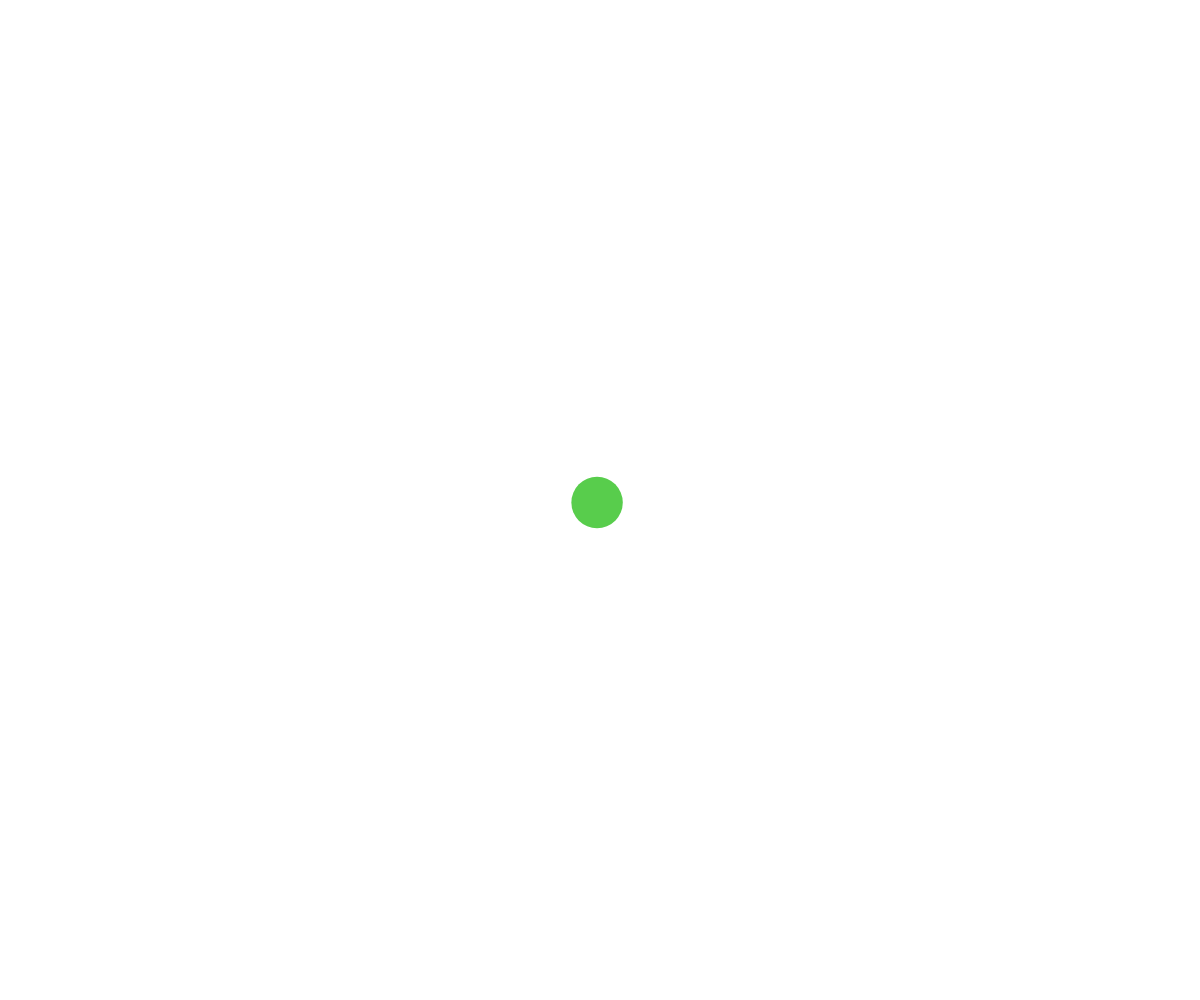
Frame 1 (no input)
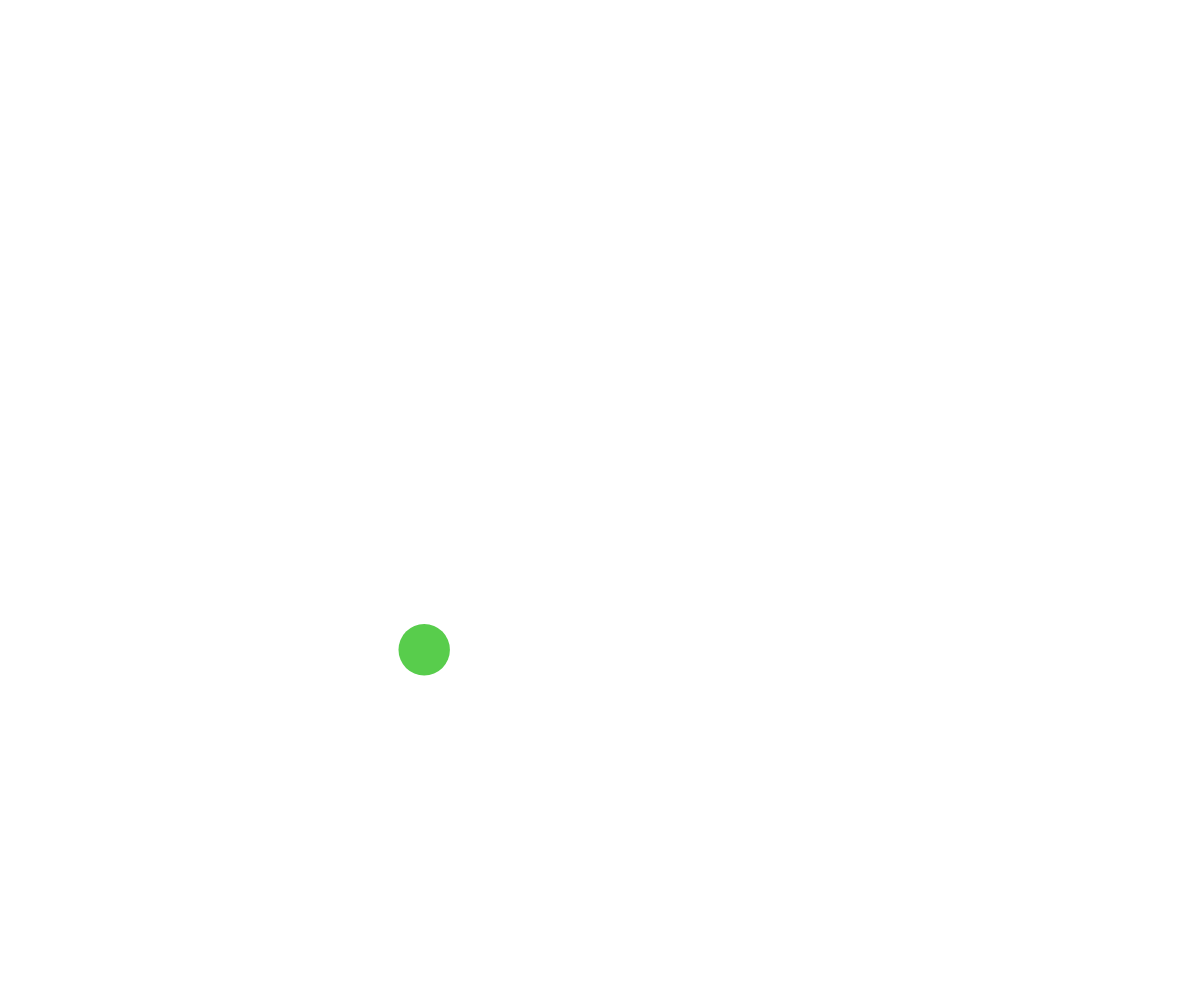
Frame 60 (no input)
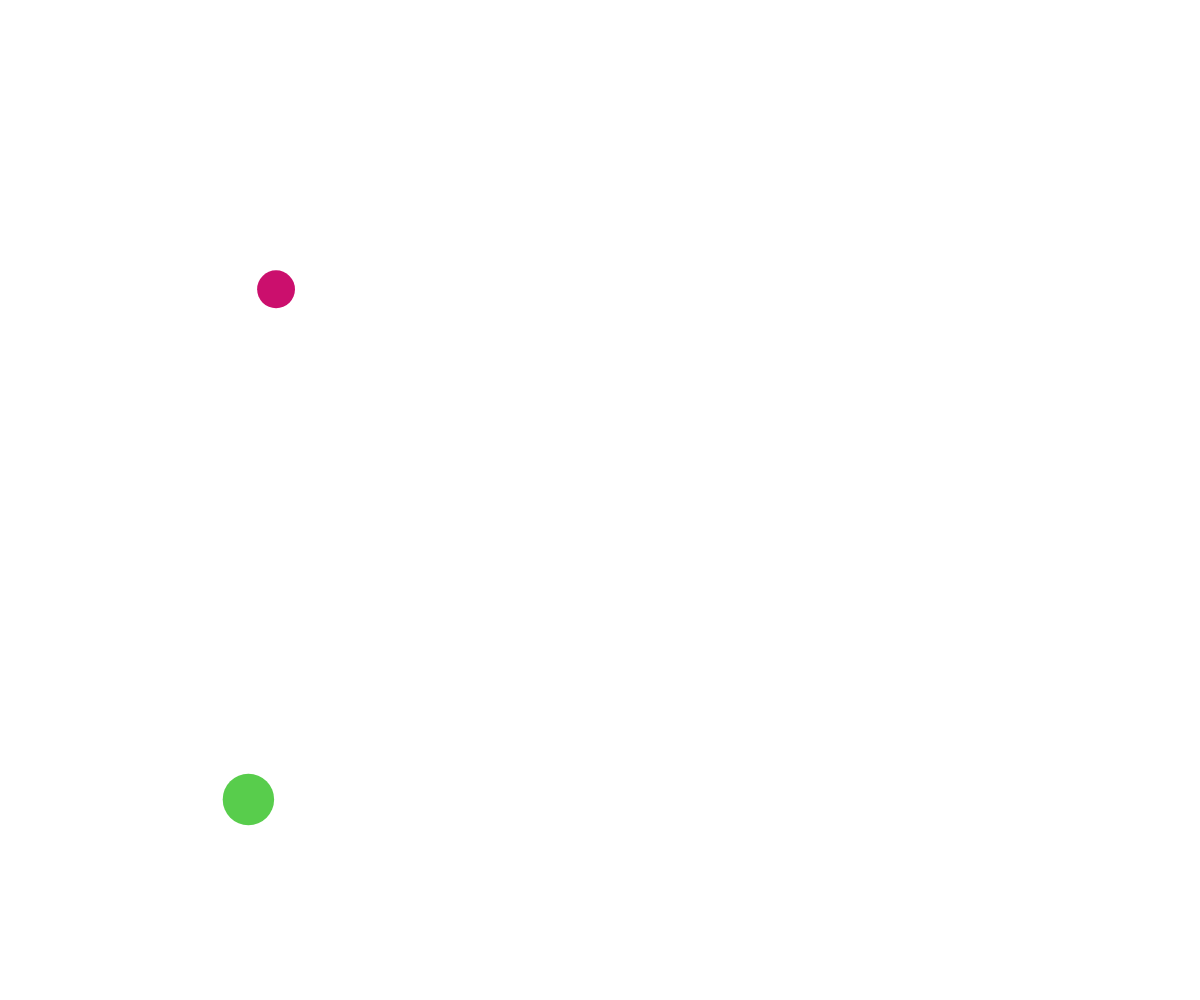
Frame 120 (the mouse pressed at the canvas centre since frame 60)

The p5.js sketch that drew these frames (run headless with seeded random() and noise() and a simulated clock; from frame 60 on, the mouse is pressed at the canvas centre):

// p5.js sketch
// ── sketch.js
// Ball OOP Demo

class Ball{
  constructor(x, y) {
    this.x = x;
    this.y = y;
    this.radius = random(15, 30);
    this.dx = random(-5, 5);
    this.dy = random(-5, 5);
    this.r = random(255);
    this.g = random(255);
    this.b = random(255);
  }
  
  move() {
    this.x += this.dx;
    this.y += this.dy;
    // Check left/right for bounce
    if (this.x > width - this.radius || this.x < this.radius) {
      this.dx = this.dx * -1;
    }
    // Check top/bottom for bounce
    if (this.y > height - this.radius || this.y < this.radius) {
      this.dy = this.dy * -1;
    }
  }

  display() {
    fill(this.r, this.g, this.b);
    circle(this.x, this.y, this.radius * 2);
  }

  bounceOff(otherBall) {
    let radiiSum = this.radius + otherBall.radius;
    let distanceApart = dist(this.x, this.y, otherBall.x, otherBall.y);
    if (radiiSum > distanceApart) {
      //hitting each other...
      let tempX = this.dx;
      let tempY = this.dy;

      this.dx = otherBall.dx;
      this.dy = otherBall.dy;

      otherBall.dx = tempX;
      otherBall.dy = tempY;
    }
  }
}

let ballArray = [];

function setup() {
  createCanvas(windowWidth, windowHeight);
  noStroke();
  
  let theBall = new Ball(width/2, height/2);
  ballArray.push(theBall);
}

function draw() {
  background("white");
  for (let someBall of ballArray) {
    someBall.move();
    for (let otherBall of ballArray) {
      // Avoid checking if hitting self
      if (someBall !== otherBall) {
        someBall.bounceOff(otherBall);
      }
    }
    someBall.display();
  }
}

function mousePressed() {
  for (let i = 0; i <= 0; i++) {
    let newBall = new Ball(random(width), random(height));
    ballArray.push(newBall);
  }
}
